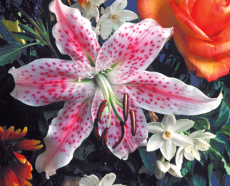
%> input picture Sistema de Percepción/Practica 0/lily.tif, 230 x 186 px
$ octave practica0.m   (GNU Octave 9; MATLAB toolbox functions it lacks are replaced by stand-ins)
%> lines starting %> are read from the running program, lines starting %| are printed output that depends on the picture; in (x1, y1, x2, y2) boxes, pixels count from 0 and x2, y2 are one past the last pixel; in counts of white or black regions, pixels touching at a corner belong together; the program's own positions count from 1
%   Practica 0. Sistema de percepci髇
%   Realizado con Matlab 2016b
%   Master Ingenier韆 Mecatr髇ica Universidad de M醠aga
%   Realizado: Juan Carlos Contreras M醨quez
%   Fecha: 23/03/2017

%Leer una imagen
imc = imread('lily.tif');
%> imc is the input picture: size 186x230x3 uint8; mean R, G, B 137.5, 101.8, 107.7
%Convertir a escala de grises
img = rgb2gray(imc);
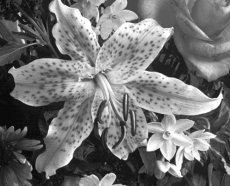
%> img: size 186x230 uint8; min 9, max 255, mean 113.1

%Calcular histograma de una imagen
count = imhist(img, 256);
%> count = 256 values, max 641 at index 23, min 0 at index 1, mean 167.1

%Imagen umbralizada(Con dos tonos: Blanco 255 y negro 0
ibw = im2bw(imc, 100/255);
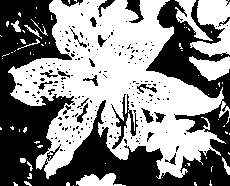
%> ibw: size 186x230 logical; 53.7% white; 209 black regions (186 under 20 px), largest, box (x1, y1, x2, y2) and area: (0, 0, 230, 186) 17658, (111, 94, 138, 149) 385, (125, 0, 144, 23) 213

%Imagen con mitad de resolucion
i2 = imresize(imc, 0.5); %Metodo de interpolacion
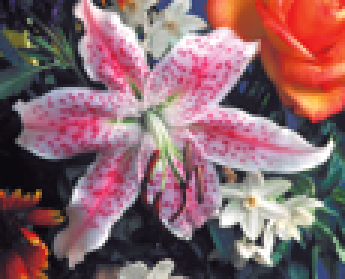
%> i2: size 93x115x3 uint8 (shown 3 times larger); mean R, G, B 137.4, 101.8, 107.7

%Quedarse con la subimagen del centro
y2 = round(size(img,1)/2);
%> y2 = 93
x2 = round(size(img,2)/2);
%> x2 = 115
w = 25; % subimage de ancho y alto 51 px
isub = img(y2 - w : y2 + w, x2 - w : x2 + w);
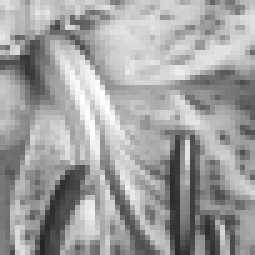
%> isub: size 51x51 uint8 (shown 5 times larger); min 38, max 254, mean 160.2

%Muestro las figuras
subplot(2,3,1), imshow(imc), title('Color');
subplot(2,3,2), imshow(img), title('Grises');
subplot(2,3,3), bar(count), title('Histograma');
subplot(2,3,4), imshow(ibw), title('Umbralizada');
subplot(2,3,5), imshow(i2), title('Mitad resolucion');
subplot(2,3,6), imshow(isub), title('Imagen central');
%> after `title('Imagen central')`:
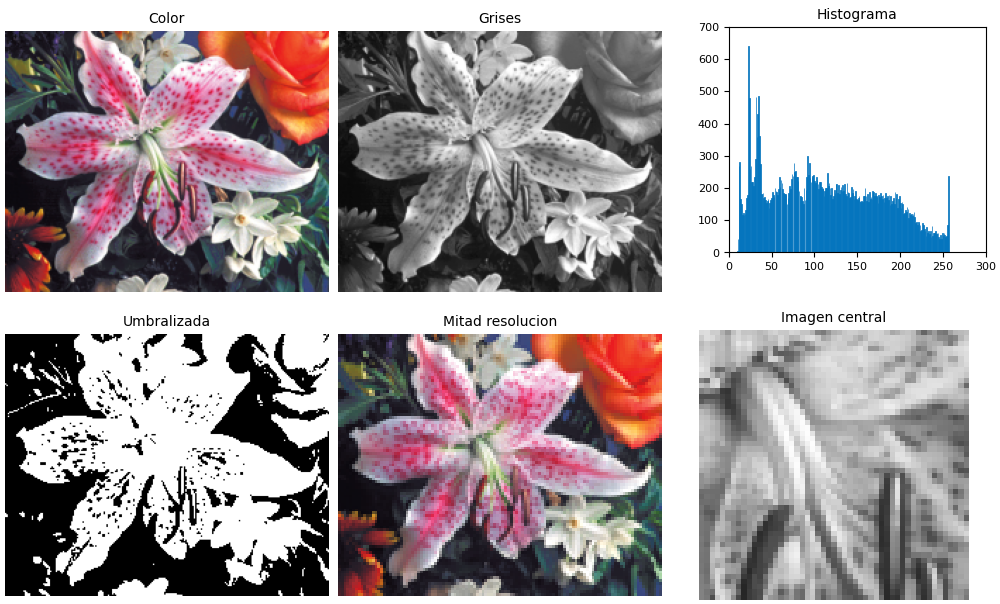
%> figure redrawn from the program's plot data, 6 panels
